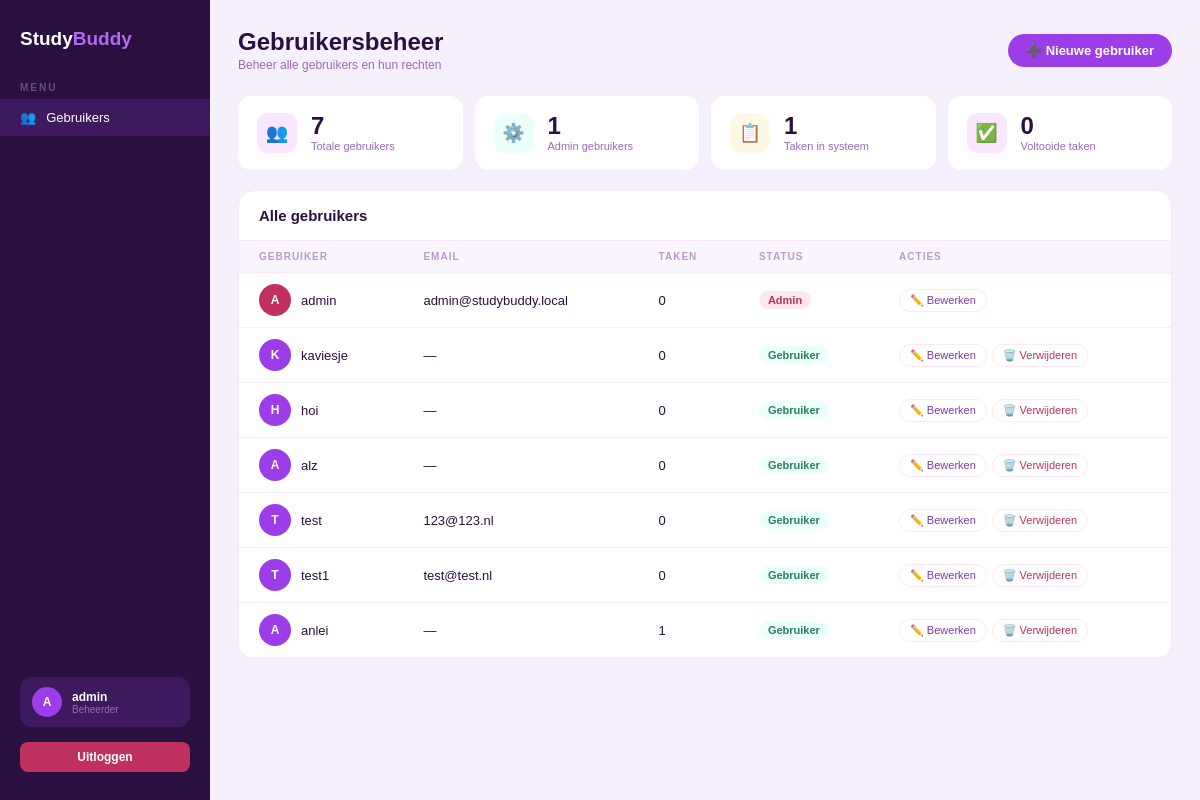
The app's page /admin (signed in), older data.
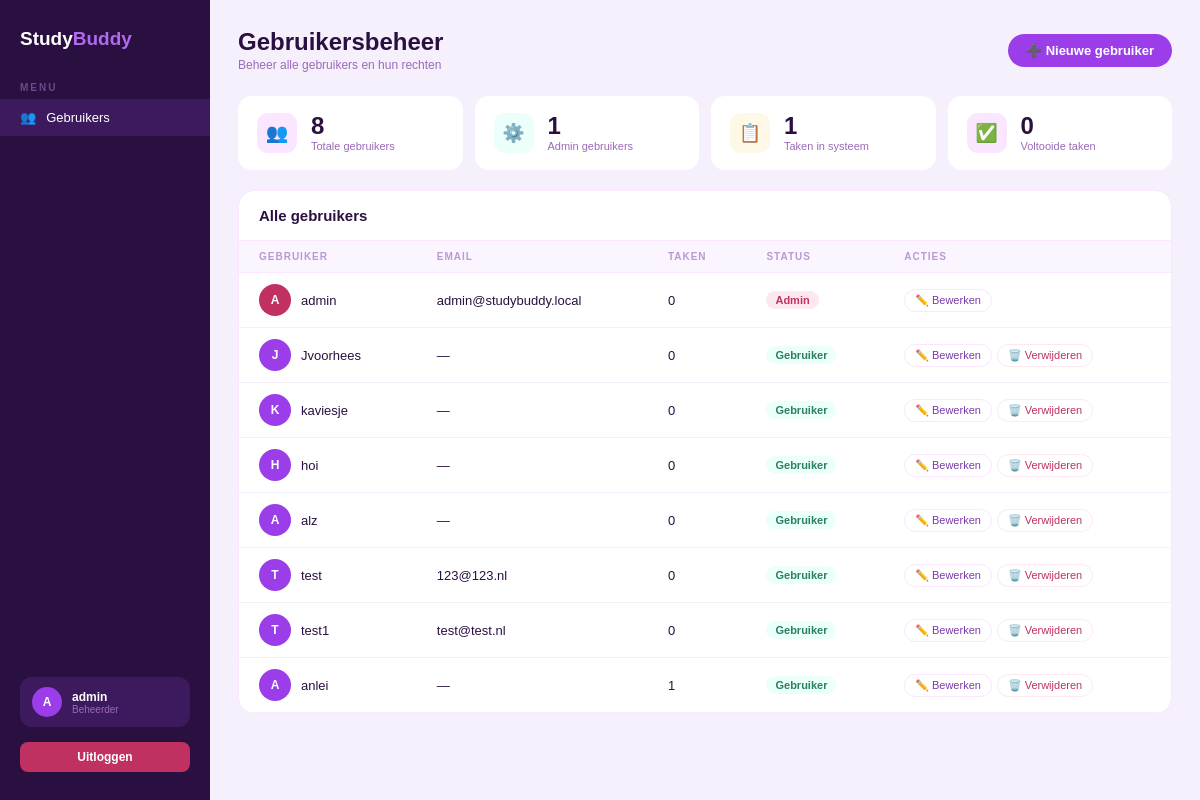
The same page, newer data.
### tables this page shows
CREATE TABLE users (
            id INTEGER PRIMARY KEY AUTOINCREMENT,
            username TEXT NOT NULL UNIQUE,
            password TEXT NOT NULL,
            email TEXT,
            telefoonnummer TEXT,
            foto TEXT
        , is_admin INTEGER DEFAULT 0);

### app.py (the view)
@app.route("/admin")
@admin_required
def admin_dashboard():
    db = get_db()
    totaal_users = db.execute("SELECT COUNT(*) FROM users").fetchone()[0]
    totaal_taken = db.execute("SELECT COUNT(*) FROM taken").fetchone()[0]
    voltooide_taken = db.execute("SELECT COUNT(*) FROM taken WHERE voltooid = 1").fetchone()[0]
    admin_users = db.execute("SELECT COUNT(*) FROM users WHERE is_admin = 1").fetchone()[0]
    users = db.execute("""

        SELECT u.id, u.username, u.email, u.is_admin,

               (SELECT COUNT(*) FROM taken WHERE user_id = u.id) as taken_count

        FROM users u

        ORDER BY u.is_admin DESC, u.id DESC

    """).fetchall()
    logger.info(f"Admin dashboard geopend door gebruiker {session['user_id']}")
    return render_template("admin.html",
        totaal_users=totaal_users,
        totaal_taken=totaal_taken,
        voltooide_taken=voltooide_taken,
        admin_users=admin_users,
        users=users
    )

### app.py (called while the page is built)
def ingelogd():
    return "user_id" in session

def is_admin():
    return bool(session.get("is_admin"))

def admin_required(f):
    from functools import wraps
    @wraps(f)
    def decorated_function(*args, **kwargs):
        if not ingelogd() or not is_admin():
            flash("U hebt geen toegang tot deze pagina.", "error")
            return redirect(url_for("dashboard"))
        return f(*args, **kwargs)
    return decorated_function

@app.context_processor
def inject_timer_settings():
    try:
        if 'user_id' in session:
            db = get_db()
            inst = db.execute("SELECT werk_tijd, pauze_tijd FROM instellingen WHERE user_id = ?", (session['user_id'],)).fetchone()
            werk = inst['werk_tijd'] if inst and inst['werk_tijd'] is not None else 25
            pauze = inst['pauze_tijd'] if inst and inst['pauze_tijd'] is not None else 5
            return dict(TIMER_WERK_MIN=werk, TIMER_PAUZE_MIN=pauze)
    except Exception:
        pass
    return dict(TIMER_WERK_MIN=25, TIMER_PAUZE_MIN=5)

### database.py (called while the page is built)
def get_db():
    conn = sqlite3.connect("studybuddy.db")
    conn.row_factory = sqlite3.Row
    return conn

### templates/admin.html (shortened to what this page needs)
{% extends "base.html" %}
{% block content %}
<div style="display: flex; min-height: 100vh; background: #f5f0fc; color: #2a1040; font-family: 'DM Sans', sans-serif;">
  <aside style="width: 210px; background: #2a1040; display: flex; flex-direction: column; padding: 28px 0; position: fixed; top: 0; left: 0; min-height: 100vh;">
    <div style="font-family: 'Syne', sans-serif; font-size: 19px; font-weight: 800; color: white; padding: 0 20px; margin-bottom: 32px;">
      Study<span style="color: #b06aed;">Buddy</span>
    </div>
    <div style="font-size: 10px; font-weight: 600; letter-spacing: 2px; text-transform: uppercase; color: #6a4a8a; padding: 0 20px; margin-bottom: 6px;">Menu</div>
    <a href="{{ url_for('admin_dashboard') }}" style="display: flex; align-items: center; gap: 10px; padding: 11px 20px; font-size: 13px; color: white; text-decoration: none; transition: 0.2s; background: #3d1a5e;">
      <span>👥</span> Gebruikers
    </a>
    <div style="margin-top: auto; padding: 0 20px;">
      <div style="display: flex; align-items: center; gap: 10px; background: #3d1a5e; border-radius: 12px; padding: 10px 12px;">
        <div style="width: 30px; height: 30px; background: #9b3de8; border-radius: 50%; display: flex; align-items: center; justify-content: center; font-family: 'Syne', sans-serif; font-size: 12px; font-weight: 800; color: white;">
          {{ session.username[0].upper() }}
        </div>
        <div>
          <div style="font-size: 12px; font-weight: 600; color: white;">{{ session.username }}</div>
          <div style="font-size: 10px; color: #9b6ab8;">Beheerder</div>
        </div>
      </div>
      <a href="{{ url_for('logout') }}" style="display: block; margin-top: 15px; padding: 8px 12px; background: #c03060; color: white; border-radius: 8px; text-align: center; text-decoration: none; font-size: 12px; font-weight: 600;">
        Uitloggen
      </a>
    </div>
  </aside>
  <main style="margin-left: 210px; flex: 1; padding: 28px;">
    <div style="display: flex; align-items: center; justify-content: space-between; margin-bottom: 24px;">
      <div>
        <div style="font-family: 'Syne', sans-serif; font-size: 24px; font-weight: 800;">Gebruikersbeheer</div>
        <div style="font-size: 12px; color: #9b6ab8; margin-top: 2px;">Beheer alle gebruikers en hun rechten</div>
      </div>
      <a href="{{ url_for('admin_user_create') }}" style="padding: 9px 18px; background: #9b3de8; color: white; border-radius: 99px; font-family: 'DM Sans', sans-serif; font-size: 13px; font-weight: 600; text-decoration: none; cursor: pointer;">
        ➕ Nieuwe gebruiker
      </a>
    </div>
    <div style="display: grid; grid-template-columns: repeat(4, 1fr); gap: 12px; margin-bottom: 20px;">
      <div style="background: white; border-radius: 14px; padding: 16px 18px; display: flex; align-items: center; gap: 14px; border: 1.5px solid transparent; transition: 0.2s;">
        <div style="width: 40px; height: 40px; border-radius: 11px; display: flex; align-items: center; justify-content: center; font-size: 18px; background: #FAE6FE;">👥</div>
        <div>
          <div style="font-family: 'Syne', sans-serif; font-size: 24px; font-weight: 800; line-height: 1;">{{ totaal_users }}</div>
          <div style="font-size: 11px; color: #9b6ab8; margin-top: 2px;">Totale gebruikers</div>
        </div>
      </div>
      <div style="background: white; border-radius: 14px; padding: 16px 18px; display: flex; align-items: center; gap: 14px; border: 1.5px solid transparent; transition: 0.2s;">
        <div style="width: 40px; height: 40px; border-radius: 11px; display: flex; align-items: center; justify-content: center; font-size: 18px; background: #EBFFFB;">⚙️</div>
        <div>
          <div style="font-family: 'Syne', sans-serif; font-size: 24px; font-weight: 800; line-height: 1;">{{ admin_users }}</div>
          <div style="font-size: 11px; color: #9b6ab8; margin-top: 2px;">Admin gebruikers</div>
        </div>
      </div>
      <div style="background: white; border-radius: 14px; padding: 16px 18px; display: flex; align-items: center; gap: 14px; border: 1.5px solid transparent; transition: 0.2s;">
        <div style="width: 40px; height: 40px; border-radius: 11px; display: flex; align-items: center; justify-content: center; font-size: 18px; background: #FEF8E6;">📋</div>
        <div>
          <div style="font-family: 'Syne', sans-serif; font-size: 24px; font-weight: 800; line-height: 1;">{{ totaal_taken }}</div>
          <div style="font-size: 11px; color: #9b6ab8; margin-top: 2px;">Taken in systeem</div>
        </div>
      </div>
      <div style="background: white; border-radius: 14px; padding: 16px 18px; display: flex; align-items: center; gap: 14px; border: 1.5px solid transparent; transition: 0.2s;">
        <div style="width: 40px; height: 40px; border-radius: 11px; display: flex; align-items: center; justify-content: center; font-size: 18px; background: #FAE6FE;">✅</div>
        <div>
          <div style="font-family: 'Syne', sans-serif; font-size: 24px; font-weight: 800; line-height: 1;">{{ voltooide_taken }}</div>
          <div style="font-size: 11px; color: #9b6ab8; margin-top: 2px;">Voltooide taken</div>
        </div>
      </div>
    </div>
    <div style="background: white; border-radius: 16px; overflow: hidden; border: 1.5px solid #FAE6FE;">
      <div style="display: flex; align-items: center; justify-content: space-between; padding: 16px 20px; border-bottom: 1.5px solid #FAE6FE;">
        <div style="font-family: 'Syne', sans-serif; font-size: 15px; font-weight: 700;">Alle gebruikers</div>
      </div>
      <table style="width: 100%; border-collapse: collapse;">
        <thead>
          <tr>
            <th style="text-align: left; font-size: 10px; font-weight: 600; letter-spacing: 1px; text-transform: uppercase; color: #b89ad0; padding: 10px 20px; background: #faf5ff; border-bottom: 1.5px solid #FAE6FE;">Gebruiker</th>
            <th style="text-align: left; font-size: 10px; font-weight: 600; letter-spacing: 1px; text-transform: uppercase; color: #b89ad0; padding: 10px 20px; background: #faf5ff; border-bottom: 1.5px solid #FAE6FE;">Email</th>
            <th style="text-align: left; font-size: 10px; font-weight: 600; letter-spacing: 1px; text-transform: uppercase; color: #b89ad0; padding: 10px 20px; background: #faf5ff; border-bottom: 1.5px solid #FAE6FE;">Taken</th>
            <th style="text-align: left; font-size: 10px; font-weight: 600; letter-spacing: 1px; text-transform: uppercase; color: #b89ad0; padding: 10px 20px; background: #faf5ff; border-bottom: 1.5px solid #FAE6FE;">Status</th>
            <th style="text-align: left; font-size: 10px; font-weight: 600; letter-spacing: 1px; text-transform: uppercase; color: #b89ad0; padding: 10px 20px; background: #faf5ff; border-bottom: 1.5px solid #FAE6FE;">Acties</th>
          </tr>
        </thead>
        <tbody>
          {% for user in users %}
          <tr style="border-bottom: 1px solid #f5f0fc; transition: 0.15s;">
            <td style="padding: 11px 20px; font-size: 13px;">
              <div style="display: flex; align-items: center; gap: 10px;">
                <div style="width: 32px; height: 32px; border-radius: 50%; display: flex; align-items: center; justify-content: center; font-family: 'Syne', sans-serif; font-size: 12px; font-weight: 800; color: white; background: {% if user.is_admin %}#c03060{% else %}#9b3de8{% endif %}; flex-shrink: 0;">
                  {{ user.username[0].upper() }}
                </div>
                <div>
                  <div style="font-size: 13px; font-weight: 500;">{{ user.username }}</div>
                </div>
              </div>
            </td>
            <td style="padding: 11px 20px; font-size: 13px;">{{ user.email or '—' }}</td>
            <td style="padding: 11px 20px; font-size: 13px;">{{ user.taken_count }}</td>
            <td style="padding: 11px 20px; font-size: 13px;">
              {% if user.is_admin %}
                <span style="display: inline-block; padding: 3px 9px; border-radius: 99px; font-size: 11px; font-weight: 600; background: #fde8ee; color: #c03060;">Admin</span>
              {% else %}
                <span style="display: inline-block; padding: 3px 9px; border-radius: 99px; font-size: 11px; font-weight: 600; background: #EBFFFB; color: #2a8060;">Gebruiker</span>
              {% endif %}
            </td>
            <td style="padding: 11px 20px; font-size: 13px;">
              <div style="display: flex; gap: 5px; flex-wrap: wrap;">
                <a href="{{ url_for('admin_user_edit', user_id=user.id) }}" style="padding: 4px 10px; border-radius: 99px; font-size: 11px; font-weight: 500; border: 1.5px solid #FAE6FE; background: transparent; color: #7c3aad; text-decoration: none; cursor: pointer; transition: 0.2s;">
                  ✏️ Bewerken
                </a>
                {% if user.id != session.user_id %}
                <form method="POST" action="{{ url_for('admin_user_delete', user_id=user.id) }}" style="display: inline;" onsubmit="return confirm('Weet je zeker dat je deze gebruiker wilt verwijderen?');">
                  <button type="submit" style="padding: 4px 10px; border-radius: 99px; font-size: 11px; font-weight: 500; border: 1.5px solid #fde8ee; background: transparent; color: #c03060; cursor: pointer; transition: 0.2s;">
                    🗑️ Verwijderen
                  </button>
                </form>
                {% endif %}
              </div>
            </td>
          </tr>
          {% endfor %}
        </tbody>
      </table>
    </div>
  </main>
</div>
{% endblock %}

### templates/base.html (shortened to what this page needs)
<!DOCTYPE html>
<html lang="en">
<head>
    <link rel="stylesheet" href="{{ url_for('static', filename='css/style.css') }}">
</head>
<body>
    {% block content %}{% endblock %}
</body>
</html>

### static/css/style.css (style rules this page uses)
* { margin: 0; padding: 0; box-sizing: border-box; }
body { font-family: 'Segoe UI', sans-serif; background: #e8e8e8; min-height: 100vh; }

Row changes from the older to the newer data that the page shows:
added users: username "J", username "Jvoorhees", email "—", taken_count "0", shows "Gebruiker"
Text that changed along with them:
{{ totaal_users }}: "7" → "8"
